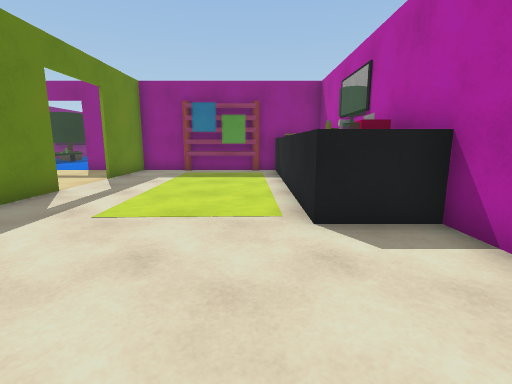
view 1 (above)

24 first-person views from a walk through a 3-D level made in the Unity game engine. The camera is 1.2 m above the floor, tilts 10° down and sees 85° across. The floor is counted in squares, 1 m on a side. Each view is taken from the middle of a square. On the plan, view 1 faces up. The plan holds only what a view shows up to about 13 squares ahead; the rest is blank. The place goes on beyond the plan. The player is left out. Door leaves are left out, so doorways stand open. Surface patterns are stand-ins for the level's own textures.

view 2
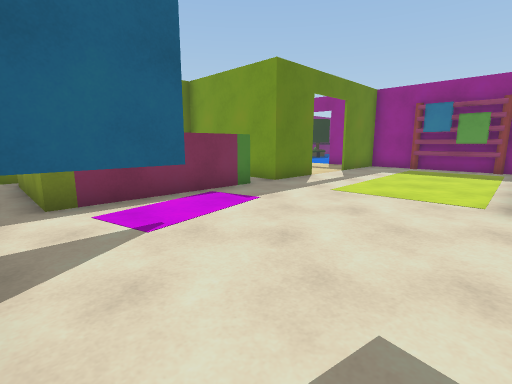

view 3
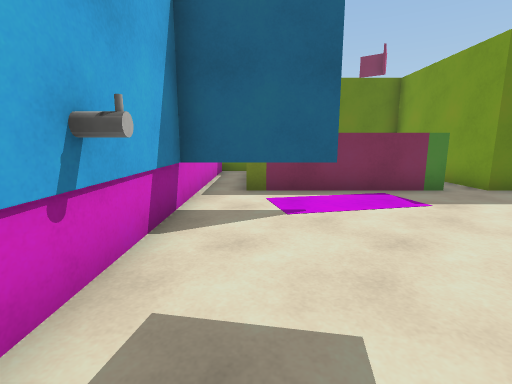

view 4
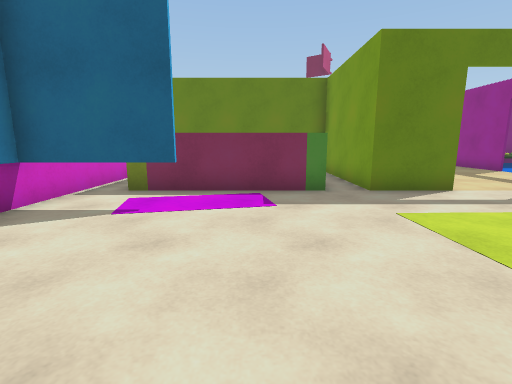

view 5
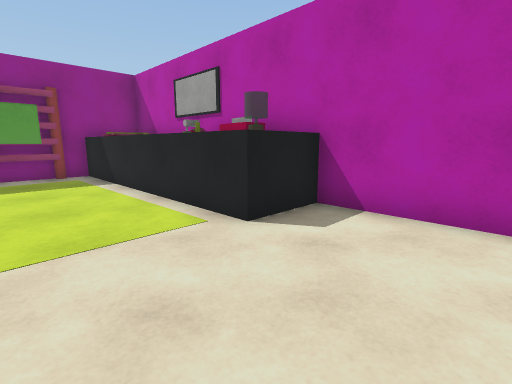

view 6
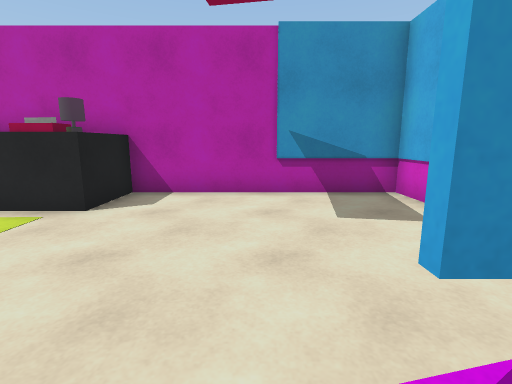

view 7
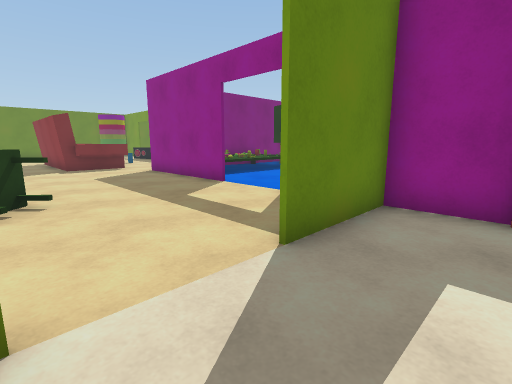

view 8
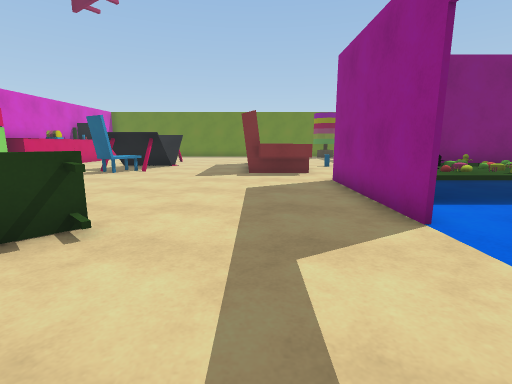

view 9
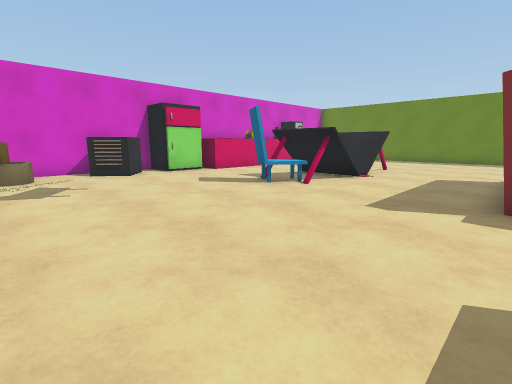

view 10
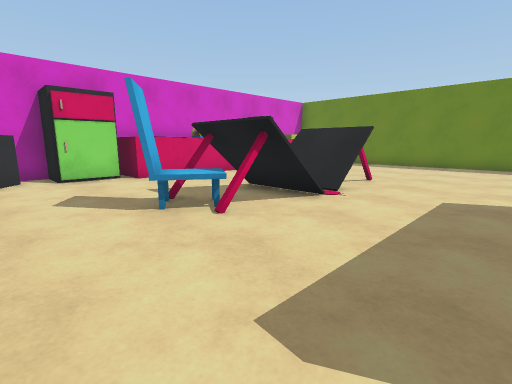

view 11
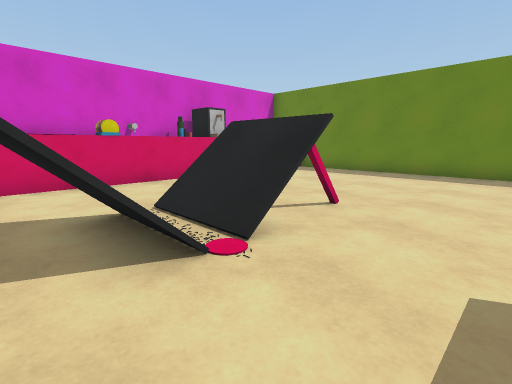

view 12
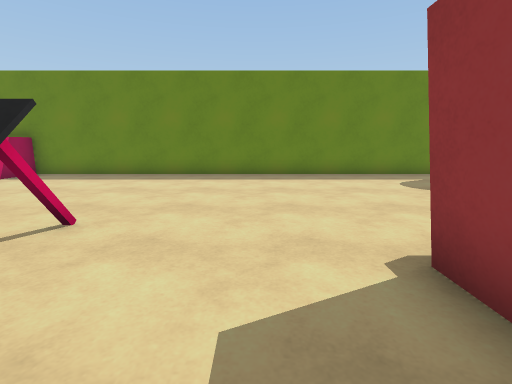

view 13
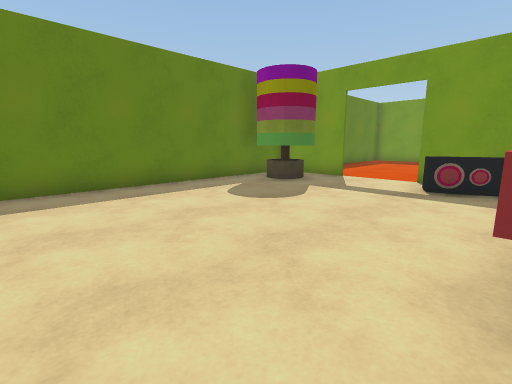

view 14
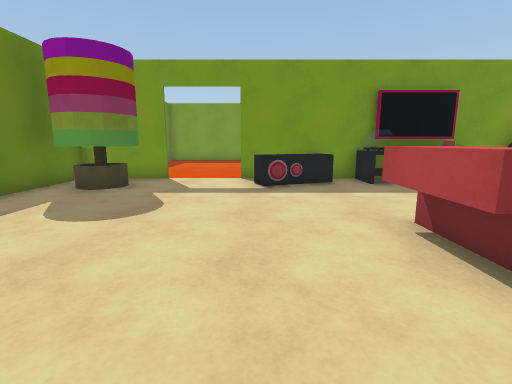

view 15
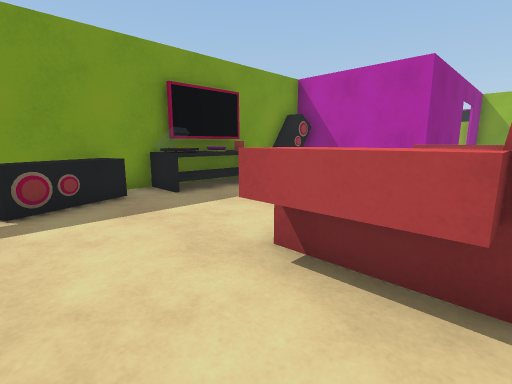

view 16
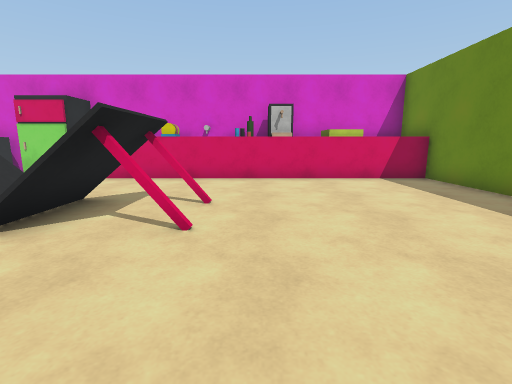

view 17
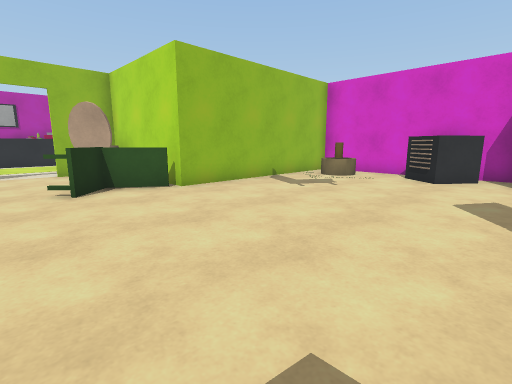

view 18
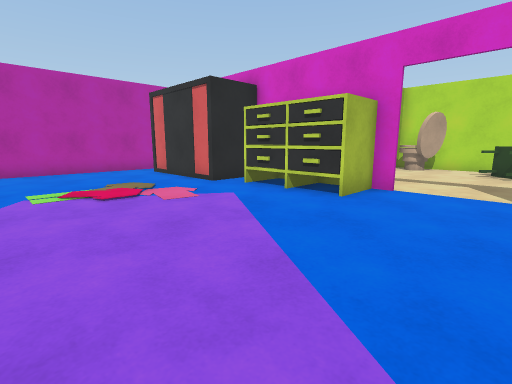

view 19
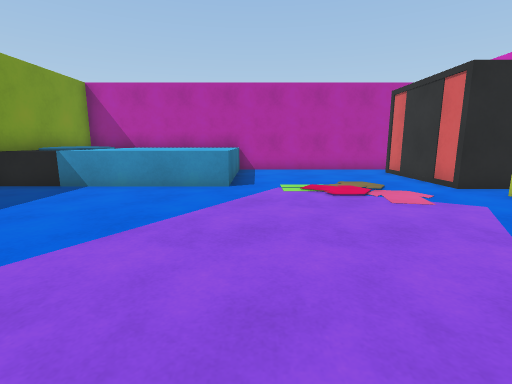

view 20
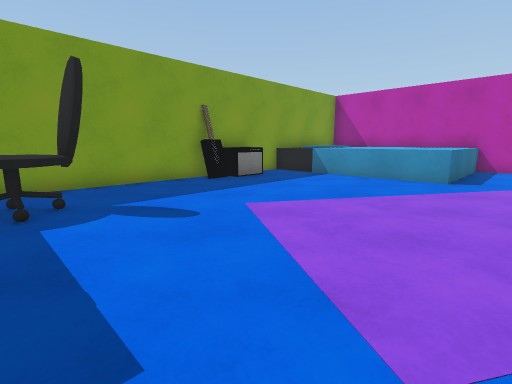

view 21
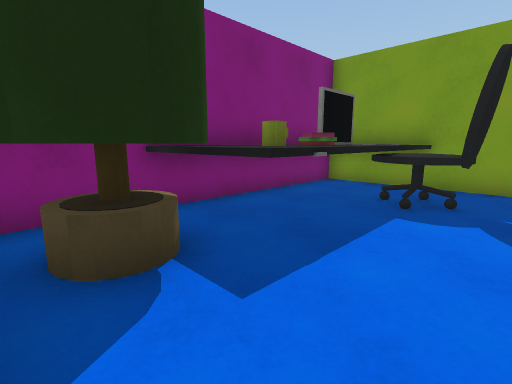

view 22
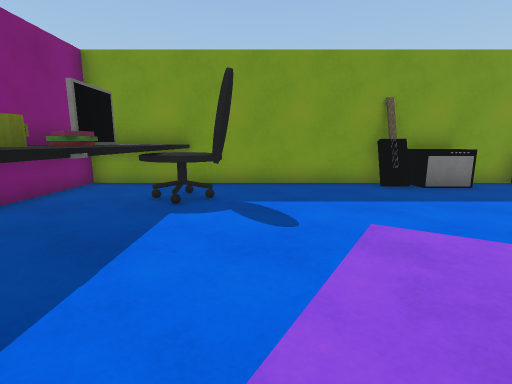

view 23
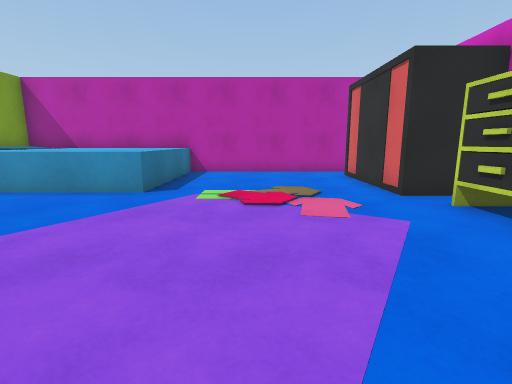

view 24
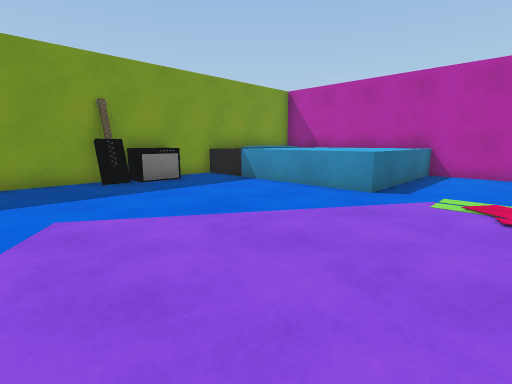

### Floor plan
Key: @ floor where view 1 was taken; # wall or solid block; . main floor; : floor 0.5 m higher than the main floor; / step, stairs or slope; D open door; = window, fence, low wall or low ledge; ^ raised ledge; v drop or lower ground; C red cylinder; Y cylinder; S sink; B block; T thing the floor can be seen under or through; H chair; A table; F fridge; L flowerpot; E oven; G TV; W bowl; I toilet; U guitar; O other object.
Columns run from 31 left of view 1 to 3 right of it. Each row starts with its distance up from view 1.
 28                 ###################
 27                 #  ^.....UOO.^^  ^^
 26                 #^OO ........^^^^ ^
 25                 #OOOO........^^^^^^
 24                 #^OO.........^^^^^^
 23                 # O^.........^^^^^^
 22                 #^O^.........^^^^^^
 21    ...          #LLL.........^^^^^^
 20    ...          #LLL..............#
 19    ...          # L/..............#
 18 #  DDD          #    .............#
 17 #LLDDD#OOOOGG^OO#::  .............#
 16 # LL..OOO.#=O   #:::..............#
 15 #LL.........    #:::.........OOOO.#
 14 #..........     #:::....OOOOO     #
 13 #..........  ...#####DDDOOOOOOOOO #
 12 #.......^^   ^^.......DD..#.CYYC^#^
 11 #.......^^   ^^...........#.....^#^
 10 #.......^#  ##^...........#.....^ ^
  9 #.........................D.....SS#
  8 #.....................H...D.....SSB
  7 #....................HH..ID.....^ ^
  6 #.....................H.II#.....^O#
  5 #......A//.OAA.......######.....^ #
  4 #.......//.OvHH......#  ^^^.....  #
  3 #......../..AA.......#    ^.......#
  2 #....................#    ^.......#
  1 #....................#    ^.......#
  0 #...................L#    ^.T..@..#
 -1 ^^WW^OOSSO  ^FF.EE.LL#####^.T.....#
 -2 ^  W #O S   ^FFE  ...#......T..O..#
 -3 ######################   ##########

Where each view was taken, in squares from view 1:
view 1: 0 up, 0 right, facing up
view 2: 2 down, 1 right, facing up-left
view 3: 1 down, 2 right, facing left
view 4: 2 up, 2 right, facing left
view 5: 1 up, 2 left, facing up-right
view 6: 1 up, 4 left, facing right
view 7: 7 up, 3 left, facing up-left
view 8: 10 up, 6 left, facing left
view 9: 10 up, 11 left, facing down-left
view 10: 9 up, 15 left, facing down-left
view 11: 8 up, 19 left, facing down-left
view 12: 8 up, 20 left, facing left
view 13: 8 up, 23 left, facing up-left
view 14: 8 up, 25 left, facing up
view 15: 10 up, 25 left, facing up-right
view 16: 9 up, 25 left, facing down
view 17: 9 up, 17 left, facing down-right
view 18: 20 up, 10 left, facing down-right
view 19: 20 up, 10 left, facing right
view 20: 19 up, 12 left, facing up-right
view 21: 19 up, 10 left, facing up-left
view 22: 19 up, 10 left, facing up
view 23: 18 up, 9 left, facing right
view 24: 18 up, 9 left, facing up-right
